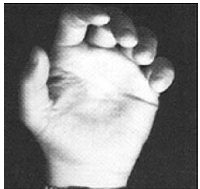
%> input picture CV1/Blending_hand_eye/hand.png, 200 x 189 px
$ octave blending.m   (GNU Octave 9; MATLAB toolbox functions it lacks are replaced by stand-ins)
%> lines starting %> are read from the running program, lines starting %| are printed output that depends on the picture
### CV1/Blending_hand_eye/pyr_reduce.m
function [ imgout ] = pyr_reduce( img )
%PYR_REDUCE  Image pyramid reduction
%   B = PYR_REDUCE( A )  If A is M-by-N, then the size of B
%	is ceil(M/2)-by-ceil(N/2). Support gray or rgb image.
%	B will be transformed to double class.
%	Results the same w/ MATLAB func impyramid.
% Yan Ke @ THUEE, xjed09@gmail.com

kernelWidth = 5; % default
cw = .375; % kernel centre weight, same as MATLAB func impyramid. 0.6 in the Paper
ker1d = [.25-cw/2 .25 cw .25 .25-cw/2];
kernel = kron(ker1d,ker1d');

img = im2double(img);
sz = size(img);
imgout = [];

for p = 1:size(img,3)
	img1 = img(:,:,p);
	imgFiltered = imfilter(img1,kernel,'replicate','same');
	imgout(:,:,p) = imgFiltered(1:2:sz(1),1:2:sz(2));
end

end

### CV1/Blending_hand_eye/genPyr.m
function [ pyr ] = genPyr( img, type, level )
%GENPYR generate Gaussian or Laplacian pyramid
%   PYR = GENPYR(A,TYPE,LEVEL) A is the input image,
%	can be gray or rgb, will be forced to double.
%	TYPE can be 'gauss' or 'laplace'.
%	PYR is a 1*LEVEL cell array.
% Yan Ke @ THUEE, xjed09@gmail.com

pyr = cell(1,level);
pyr{1} = im2double(img);
for p = 2:level
	pyr{p} = pyr_reduce(pyr{p-1});
end
if strcmp(type,'gauss'), return; end

for p = level-1:-1:1 % adjust the image size
	osz = size(pyr{p+1})*2-1;
	pyr{p} = pyr{p}(1:osz(1),1:osz(2),:);
end

for p = 1:level-1
	pyr{p} = pyr{p}-pyr_expand(pyr{p+1});
end

end

### CV1/Blending_hand_eye/pyr_expand.m
function [ imgout ] = pyr_expand( img )
%PYR_EXPAND  Image pyramid expansion
%   B = PYR_EXPAND( A )  If A is M-by-N, then the size of B
%	is (2*M-1)-by-(2*N-1). Support gray or rgb image.
%	B will be transformed to double class.
%	Results the same w/ MATLAB func impyramid.
% Yan Ke @ THUEE, xjed09@gmail.com

kw = 5; % default kernel width
cw = .375; % kernel centre weight, same as MATLAB func impyramid. 0.6 in the Paper
ker1d = [.25-cw/2 .25 cw .25 .25-cw/2];
kernel = kron(ker1d,ker1d')*4;

% expand [a] to [A00 A01;A10 A11] with 4 kernels
ker00 = kernel(1:2:kw,1:2:kw); % 3*3
ker01 = kernel(1:2:kw,2:2:kw); % 3*2
ker10 = kernel(2:2:kw,1:2:kw); % 2*3
ker11 = kernel(2:2:kw,2:2:kw); % 2*2

img = im2double(img);
sz = size(img(:,:,1));
osz = sz*2-1;
imgout = zeros(osz(1),osz(2),size(img,3));

for p = 1:size(img,3)
	img1 = img(:,:,p);
	img1ph = padarray(img1,[0 1],'replicate','both'); % horizontally padded
	img1pv = padarray(img1,[1 0],'replicate','both'); % horizontally padded

	img00 = imfilter(img1,ker00,'replicate','same');
	img01 = conv2(img1pv,ker01,'valid'); % imfilter doesn't support 'valid'
	img10 = conv2(img1ph,ker10,'valid');
	img11 = conv2(img1,ker11,'valid');

	imgout(1:2:osz(1),1:2:osz(2),p) = img00;
	imgout(2:2:osz(1),1:2:osz(2),p) = img10;
	imgout(1:2:osz(1),2:2:osz(2),p) = img01;
	imgout(2:2:osz(1),2:2:osz(2),p) = img11;
end

end

### CV1/Blending_hand_eye/pyrReconstruct.m
function [ img ] = pyrReconstruct( pyr )
%PYRRECONSTRUCT Uses a Laplacian pyramid to reconstruct a image
%   IMG = PYRRECONSTRUCT(PYR) PYR should be a 1*level cell array containing
%   the pyramid, SIZE(PYR{i}) = SIZE(PYR{i-1})*2-1
%		Yan Ke @ THUEE, xjed09@gmail.com

for p = length(pyr)-1:-1:1
	pyr{p} = pyr{p}+pyr_expand(pyr{p+1});
end
img = pyr{1};

end

### CV1/Blending_hand_eye/blending.m
level = 3;
load('mask.mat');

hand = im2double(imread('hand.png'));
%> hand: size 189x200x3 double; min 0, max 1, mean 0.54
woman = im2double(imread('woman.png'));
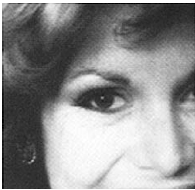
%> input picture CV1/Blending_hand_eye/woman.png, 195 x 190 px
%> woman: size 190x195x3 double; min 0, max 1, mean 0.558
hand = imresize(hand,[size(woman,1) size(woman,2)]);
%> hand: size 190x195x3 double
mask = mask_eye;
blur = fspecial('gauss', 30, 15);
mask = imfilter(mask,blur,'replicate');
blend = cell(1,level);
Lhand = genPyr(hand, 'lap', level); %laplacian pyramid for image 1
%> after the loop in genPyr, `for p = 2:level`: pyr = 3 items
%> the loop in genPyr, `for p = level-1:-1:1` made 2 passes
%> osz on passes 1 to 2: [95 97 5], [189 193 5]
%> the loop in genPyr, `for p = 1:level-1` made 2 passes
%> (sz in pyr_expand, osz in pyr_expand) on passes 1 to 2: ([95 97], [189 193]), ([48 49], [95 97])
%> pass 1, in pyr_expand, `img = im2double(img);`:
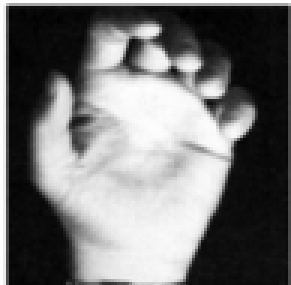
%> img: size 95x97x3 double (shown 3 times larger); min 0.156, max 1, mean 0.54; drawn with min black and max white
%> Lhand = 3 items
Lwoman = genPyr(woman, 'lap', level); %laplacian pyramid for image 2
%> the loop in genPyr (call 2), `for p = 2:level` made 2 passes
%> pass 2, in pyr_reduce (call 4), `img = im2double(img);`:
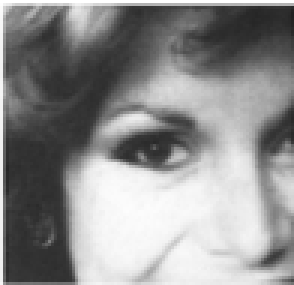
%> img: size 95x98x3 double (shown 3 times larger); min 0.131, max 1, mean 0.559
%> the loop in genPyr (call 2), `for p = level-1:-1:1` made 2 passes
%> the loop in genPyr (call 2), `for p = 1:level-1` made 2 passes
%> pass 1, in pyr_expand (call 3), `img = im2double(img);`:
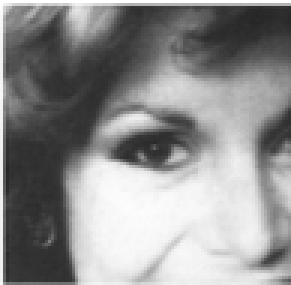
%> img: size 95x97x3 double (shown 3 times larger); min 0.15, max 1, mean 0.56
%> Lwoman = 3 items
Gmask = genPyr(mask, 'gauss', level);
for p = 1:level
	[Mp, Np, x] = size(Lhand{p});
    Gmask{p} = imresize(Gmask{p},[Mp Np]);
	blend{p} = Lwoman{p}.*Gmask{p} + Lhand{p}.*(1 - Gmask{p});
end
%> this loop made 3 passes
%> (Mp, Np) on passes 1 to 3: (189, 193), (95, 97), (48, 49)
%> after the loop, Gmask = 3 items; blend = 3 items
blended_img = pyrReconstruct(blend);
%> the loop in pyrReconstruct, `for p = length(pyr)-1:-1:1` made 2 passes
%> (kw in pyr_expand, cw in pyr_expand, ker1d in pyr_expand, ker01 in pyr_expand, ker10 in pyr_expand, ker11 in pyr_expand, sz in pyr_expand, osz in pyr_expand) on passes 1 to 2: (5, 0.375, [0.0625 0.25 0.375 0.25 0.0625], [0.0625 0.0625; 0.375 0.375; 0.0625 0.0625], [0.0625 0.375 0.0625; 0.0625 0.375 0.0625], [0.25 0.25; 0.25 0.25], [48 49], [95 97]), (5, 0.375, [0.0625 0.25 0.375 0.25 0.0625], [0.0625 0.0625; 0.375 0.375; 0.0625 0.0625], [0.0625 0.375 0.0625; 0.0625 0.375 0.0625], [0.25 0.25; 0.25 0.25], [95 97], [189 193])
%> pass 1, in pyr_expand (call 5), `img = im2double(img);`:
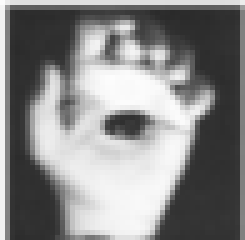
%> img: size 48x49x3 double (shown 5 times larger); min 0.168, max 0.992, mean 0.534
%> pass 2, in pyr_expand (call 6), `img = im2double(img);`:
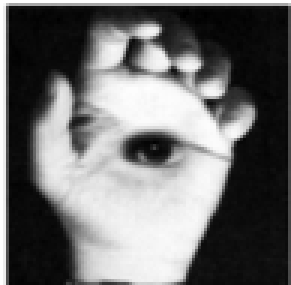
%> img: size 95x97x3 double (shown 3 times larger); min 0.156, max 1, mean 0.527; drawn with min black and max white
%> in pyrReconstruct, `img = pyr{1};`:
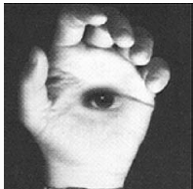
%> img: size 189x193x3 double; min -0.0276, max 1.01, mean 0.523; drawn with min black and max white
figure,imshow(blended_img)
